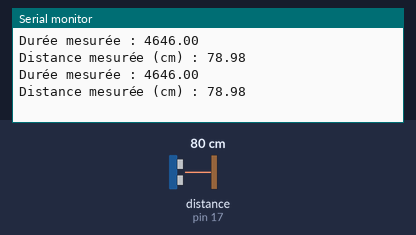
Bench run of a sketch on a simulated Arduino Uno, built with avr-gcc and run on an emulated ATmega328P. On the bench: the last lines printed to the serial monitor. Wiring (inferred from the names in the program): ultrasonic range finder: trigger pin 17; echo pin 17. Inputs (shaded band) come from the test bench; at power-on: distance to the obstacle (sensor on pin 17) 80 cm. The echo pulse lasts 58.3 µs per cm.

Above: at 1.8 s.
1.9 s: distance to the obstacle (sensor on pin 17) set to 2 cm
At 2.8 s:
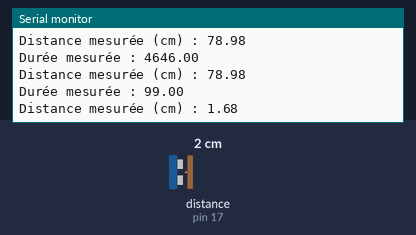
3.4 s: distance to the obstacle (sensor on pin 17) set to 4 cm
At 4.8 s:
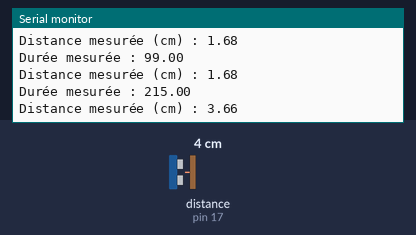
Timing chart, 0 to 6.4 s (numbered marks = the images above; inputs shaded):
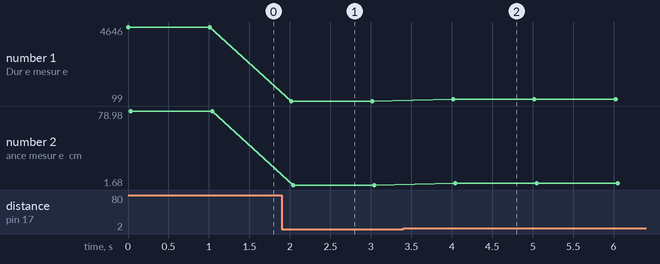

Measured:
- after the input at 1.9 s, the serial monitor: prints a new line after 0.11 s (image 1)
- after the input at 3.4 s, the serial monitor: prints a new line after 0.62 s (image 2)
- plotted number 1: 4646 → 99 after the input at 1.9 s, 99 → 216 after the input at 3.4 s
- plotted number 2: 78.98 → 1.68 after the input at 1.9 s, 1.68 → 3.67 after the input at 3.4 s

The sketch:

testDistance.ino
```cpp
int PATTE_DISTANCE = 17;

void setup() {
  pinMode(PATTE_DISTANCE, INPUT);
  Serial.begin(9600);
}

void loop() {
  float duree, distance;

  pinMode(PATTE_DISTANCE, OUTPUT);
  digitalWrite(PATTE_DISTANCE, HIGH);
  delayMicroseconds(10);
  digitalWrite(PATTE_DISTANCE, LOW);
  pinMode(PATTE_DISTANCE, INPUT);
  duree = pulseIn(PATTE_DISTANCE, HIGH, 18000);
  Serial.print("Durée mesurée : ");
  Serial.println(duree);
  distance = duree * 340/20000;
  Serial.print("Distance mesurée (cm) : ");
  Serial.println(distance);
  delay(1000);
}
```
